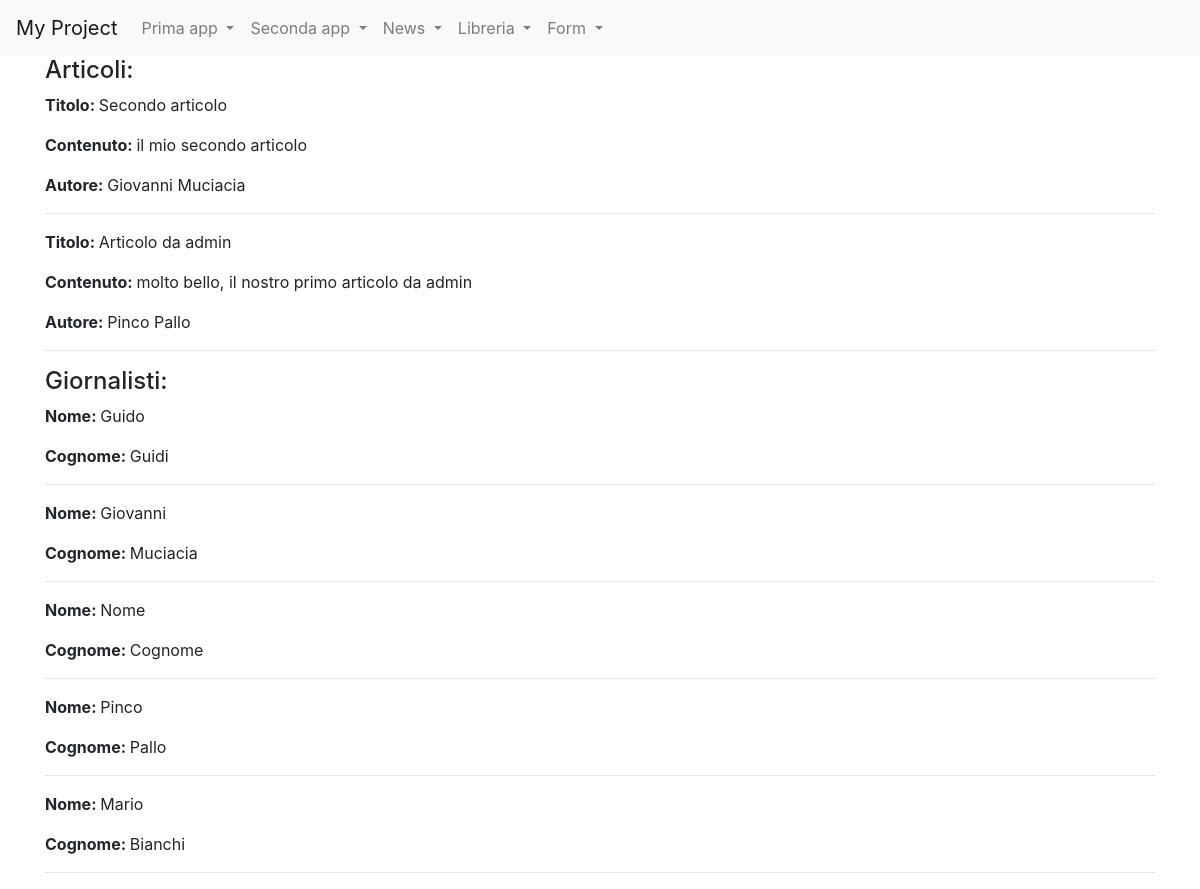
The page /news/ on the database as committed earlier.
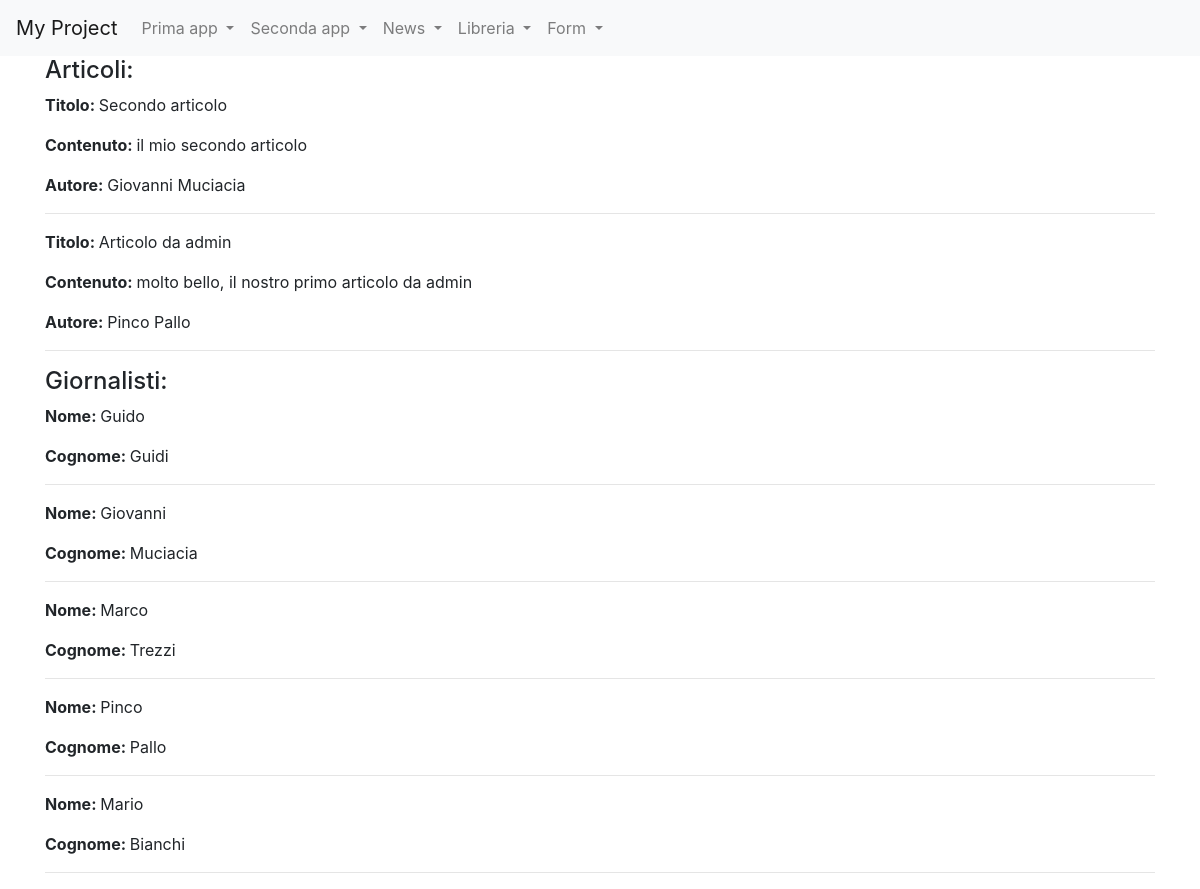
The same page on the database as committed later.
### news/models.py (models this page shows)
class Giornalista(models.Model):
    nome= models.CharField(max_length=20)
    cognome= models.CharField(max_length=20)
    def __str__(self):
        return self.nome + " " + self.cognome
    class Meta:
        verbose_name="Giornalista"
        verbose_name_plural="Giornalisti"

### news/views.py (the view)
# urls.py: path('', home, name ="homeview"),
def home(request):
    articoli= Articolo.objects.all()
    giornalisti=Giornalista.objects.all()
    context={"articoli": articoli, "giornalisti": giornalisti}
    print(context)
    return render(request, "home.html", context)

### news/models.py (called while the page is built)
    def __str__(self):
        return self.titolo

### news/templates/home.html (shortened to what this page needs)
{% extends 'base.html' %}
{% block content %}
   <h4>Articoli:</h4>
        {% for articolo in articoli %}
            <p><strong>Titolo: </strong>{{articolo.titolo}}</p>
            <p><strong>Contenuto: </strong>{{articolo.contenuto}}</p>
            <p><strong>Autore: </strong>{{articolo.giornalista}}</p>
            <hr>
        {% endfor %}
    <h4>Giornalisti:</h4>
        {% for giornalista in giornalisti %}
            <p><strong>Nome: </strong>{{giornalista.nome}}</p>
            <p><strong>Cognome: </strong>{{giornalista.cognome}}</p>
            <hr>
        {% endfor %}
{% endblock content %}

Rows that differ between the two databases and show on the page:
removed Giornalista: nome "Nome", cognome "Cognome"
added Giornalista: nome "Marco", cognome "Trezzi"
